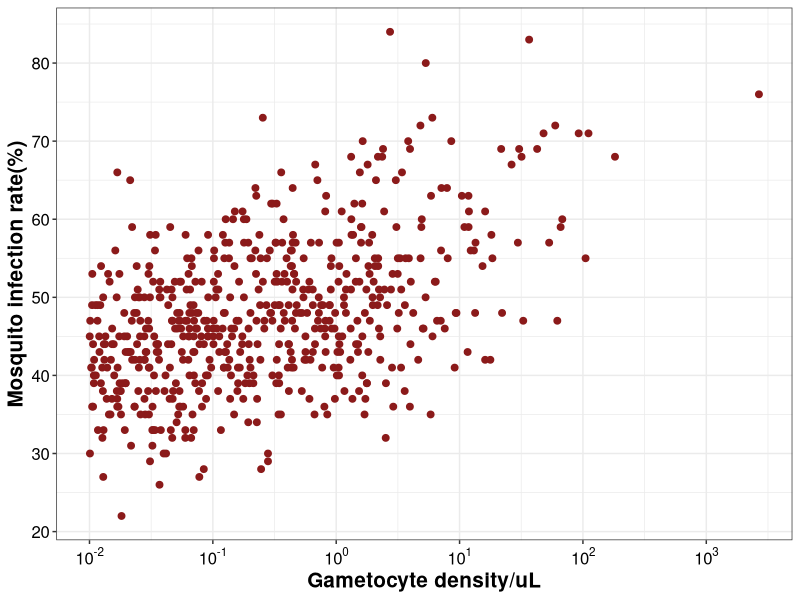
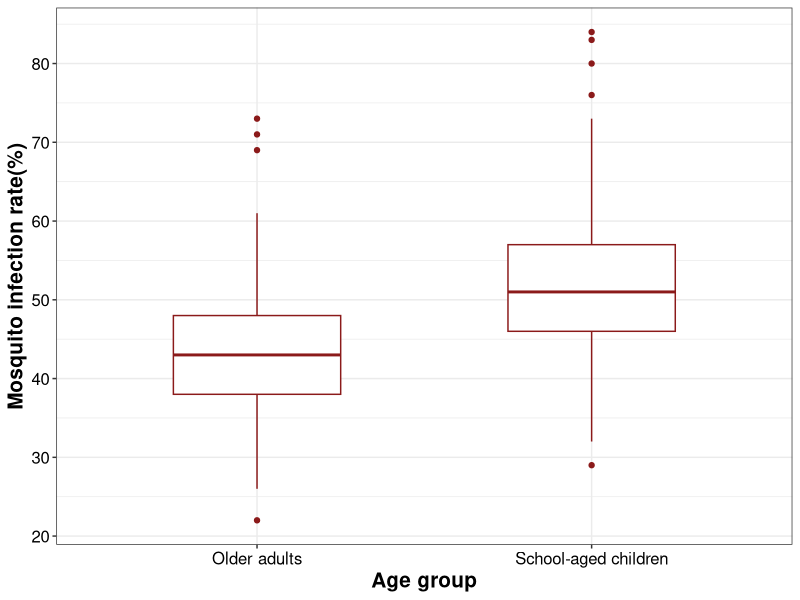

These charts were generated, in order, by the following R code:
## ---- chunk 1
# Load required package
library(truncnorm) # Generate truncated normal distribution
library(ggplot2)
library(scales) # Modify axis text
## ---- chunk 2
# Set a seed
set.seed(8060)
# Simulate predictors: gametocyte density, age group, and dissection.
sim <- data.frame(game=rtruncnorm(n=600, a=-2, b=Inf, mean=-1, sd=1.2),
                  school=rbinom(n=600, size=1, prob=.5),
                  dissect=100)
## ---- chunk 3
# Pre-assumed parameters
b0 <- -0.8
b1 <- 0.1
b2 <- 0.2

# Simulate response: number of positive mosquitoes
sim$positive <- rpois(n=600, lambda=exp(b0+b1*sim$game+b2*sim$school+log(sim$dissect)))
## ---- chunk 4
# Check the distribution of each variable
summary(sim)
## ---- chunk 5
# Define mosquito infection rate
sim$infxn_rate <- sim$positive / sim$dissect

# Scatterplot: infxn_rate ~ game
scatterplot <- ggplot(sim, aes(x=game, y=infxn_rate))+
  geom_point(size=2, color="firebrick4")+
  scale_x_continuous(breaks=seq(-2, 4, 1), labels=label_math(10^.x))+
  scale_y_continuous(breaks=seq(0, 1, 0.1), labels=seq(0, 100, 10))+
  labs(x="Gametocyte density/uL", y="Mosquito infection rate(%)")+
  theme_bw()+
  theme(axis.title.x=element_text(size=15, color="black", face="bold"),
        axis.title.y=element_text(size=15, color="black", face="bold"),
        axis.text.x=element_text(color="black", size=12),
        axis.text.y=element_text(color="black", size=12))
scatterplot
## ---- chunk 6
# Boxplot: infxn_rate ~ school
boxplot <- ggplot(sim, aes(x=as.factor(school), y=infxn_rate))+
  geom_boxplot(width=.5, color="firebrick4")+
  scale_x_discrete(breaks=c(0, 1), 
                   labels=c("Older adults", "School-aged children"))+
  scale_y_continuous(breaks=seq(0, 1, 0.1), labels=seq(0, 100, 10))+
  labs(x="Age group", y="Mosquito infection rate(%)")+
  theme_bw()+
  theme(axis.title.x=element_text(size=15, color="black", face="bold"),
        axis.title.y=element_text(size=15, color="black", face="bold"),
        axis.text.x=element_text(color="black", size=12),
        axis.text.y=element_text(color="black", size=12))
boxplot
## ---- chunk 7
# Fit Poisson regression
fit <- glm(positive ~ game + school, offset=log(dissect), family='poisson', data=sim)
summary(fit)

# 95% confidence intervals for parameters
confint(fit)
## ---- chunk 8
# Set a seed
set.seed(8060)
# Simulate the data again but sample size reset to 2000.
sim2 <- data.frame(game=rtruncnorm(n=2000, a=-2, b=Inf, mean=-1, sd=1.2),
                   school=rbinom(n=2000, size=1, prob=.5),
                   dissect=100)
sim2$positive <- rpois(n=2000, lambda=exp(b0+b1*sim2$game+b2*sim2$school+log(sim2$dissect)))

# Fit Poisson regression
fit2 <- glm(positive ~ game + school, offset=log(dissect), family='poisson', data=sim2)
summary(fit2)

# 95% confidence intervals for parameters
confint(fit2)
